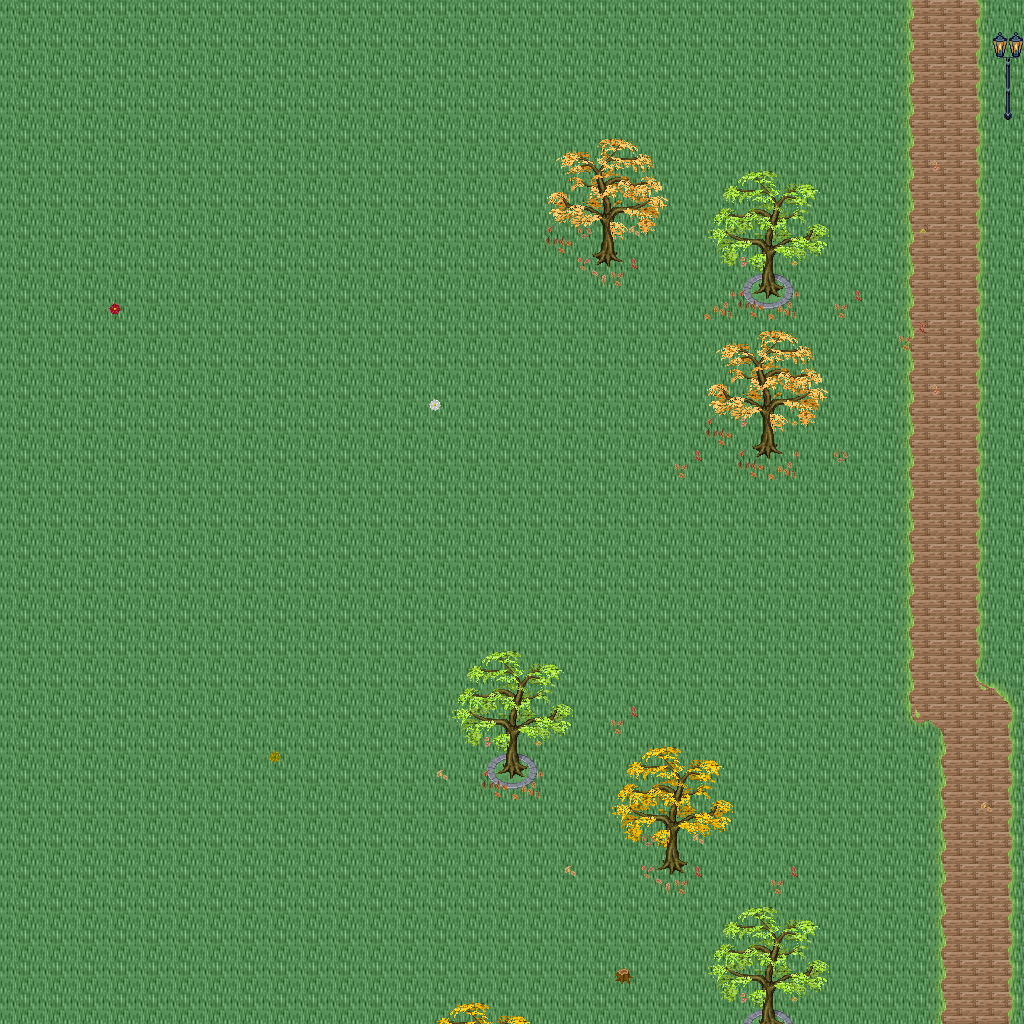

Rendered tile map (Tiled .tmx) drawn with the repository's tilesets; below, a short description and the map source with its tile grids summarised:
An orthogonal 32x32 tile map with 32x32 px tiles, 5 tile layers (Ground, Objects, Objects2, Above, ...), 1 hidden layer not drawn, 32 tilesets.

<map version="1.10" tiledversion="1.11.0" orientation="orthogonal" renderorder="right-down" width="32" height="32" tilewidth="32" tileheight="32" infinite="0" nextlayerid="11" nextobjectid="1">
 <tileset firstgid="1" name="logic_collision" tilewidth="32" tileheight="32" tilecount="1" columns="1">
  <image source="../drawable/logic_collision.png" width="32" height="32" />
 </tileset>
 <tileset firstgid="2" name="ground_ground" tilewidth="32" tileheight="32" tilecount="33" columns="3">
  <image source="../drawable/ground_ground.png" width="96" height="352" />
 </tileset>
 <tileset firstgid="35" name="building_castle" tilewidth="32" tileheight="32" tilecount="320" columns="20">
  <image source="../drawable/building_castle.png" width="640" height="512" />
 </tileset>
 <tileset firstgid="355" name="building_roof_blue" tilewidth="32" tileheight="32" tilecount="20" columns="5">
  <image source="../drawable/building_roof_blue.png" width="160" height="128" />
 </tileset>
 <tileset firstgid="375" name="item_weapon_cannon" tilewidth="32" tileheight="32" tilecount="12" columns="3">
  <image source="../drawable/item_weapon_cannon.png" width="96" height="128" />
 </tileset>
 <tileset firstgid="387" name="ground_stonecircle" tilewidth="32" tileheight="32" tilecount="81" columns="9">
  <image source="../drawable/ground_stonecircle.png" width="288" height="288" />
 </tileset>
 <tileset firstgid="468" name="ground_grass_edges" tilewidth="32" tileheight="32" tilecount="36" columns="12">
  <image source="../drawable/ground_grass_edges.png" width="384" height="96" />
 </tileset>
 <tileset firstgid="504" name="ground_grass_corners" tilewidth="32" tileheight="32" tilecount="24" columns="6">
  <image source="../drawable/ground_grass_corners.png" width="192" height="128" />
 </tileset>
 <tileset firstgid="528" name="plant_tree_fall_trees" tilewidth="32" tileheight="32" tilecount="40" columns="8">
  <image source="../drawable/plant_tree_fall_trees.png" width="256" height="160" />
 </tileset>
 <tileset firstgid="568" name="plant_tree_locust_tree" tilewidth="32" tileheight="32" tilecount="20" columns="4">
  <image source="../drawable/plant_tree_locust_tree.png" width="128" height="160" />
 </tileset>
 <tileset firstgid="588" name="furniture_light_lamp_blue" tilewidth="32" tileheight="32" tilecount="3" columns="1">
  <image source="../drawable/furniture_light_lamp_blue.png" width="32" height="96" />
 </tileset>
 <tileset firstgid="591" name="item_pot_pot_purple" tilewidth="32" tileheight="32" tilecount="1" columns="1">
  <image source="../drawable/item_pot_pot_purple.png" width="32" height="32" />
 </tileset>
 <tileset firstgid="592" name="item_pot_barrel_with_flower" tilewidth="32" tileheight="32" tilecount="2" columns="2">
  <image source="../drawable/item_pot_barrel_with_flower.png" width="64" height="32" />
 </tileset>
 <tileset firstgid="594" name="item_textile_laundry" tilewidth="32" tileheight="32" tilecount="16" columns="4">
  <image source="../drawable/item_textile_laundry.png" width="128" height="128" />
 </tileset>
 <tileset firstgid="610" name="plant_flower_daisy_blue" tilewidth="32" tileheight="32" tilecount="8" columns="2">
  <image source="../drawable/plant_flower_daisy_blue.png" width="64" height="128" />
 </tileset>
 <tileset firstgid="618" name="plant_flower_daisy_red" tilewidth="32" tileheight="32" tilecount="8" columns="2">
  <image source="../drawable/plant_flower_daisy_red.png" width="64" height="128" />
 </tileset>
 <tileset firstgid="626" name="plant_flower_daisy_white" tilewidth="32" tileheight="32" tilecount="8" columns="2">
  <image source="../drawable/plant_flower_daisy_white.png" width="64" height="128" />
 </tileset>
 <tileset firstgid="634" name="plant_flower_daisy_yellow" tilewidth="32" tileheight="32" tilecount="8" columns="2">
  <image source="../drawable/plant_flower_daisy_yellow.png" width="64" height="128" />
 </tileset>
 <tileset firstgid="642" name="light_dim_light_7x5" tilewidth="32" tileheight="32" tilecount="35" columns="7">
  <image source="../drawable/light_dim_light_7x5.png" width="224" height="160" />
 </tileset>
 <tileset firstgid="677" name="plant_stump_small_stump" tilewidth="32" tileheight="32" tilecount="4" columns="2">
  <image source="../drawable/plant_stump_small_stump.png" width="64" height="64" />
 </tileset>
 <tileset firstgid="681" name="plant_stump_stump_pale_purple" tilewidth="32" tileheight="32" tilecount="4" columns="2">
  <image source="../drawable/plant_stump_stump_pale_purple.png" width="64" height="64" />
 </tileset>
 <tileset firstgid="685" name="plant_indoor_small_flowerpots" tilewidth="32" tileheight="32" tilecount="4" columns="2">
  <image source="../drawable/plant_indoor_small_flowerpots.png" width="64" height="64" />
 </tileset>
 <tileset firstgid="689" name="plant_leaves" tilewidth="32" tileheight="32" tilecount="8" columns="4">
  <image source="../drawable/plant_leaves.png" width="128" height="64" />
 </tileset>
 <tileset firstgid="697" name="building_decoration_chimney" tilewidth="32" tileheight="32" tilecount="2" columns="1">
  <image source="../drawable/building_decoration_chimney.png" width="32" height="64" />
 </tileset>
 <tileset firstgid="699" name="building_decoration_orbpedestal" tilewidth="32" tileheight="32" tilecount="2" columns="1">
  <image source="../drawable/building_decoration_orbpedestal.png" width="32" height="64" />
 </tileset>
 <tileset firstgid="701" name="light_light_5x5" tilewidth="32" tileheight="32" tilecount="25" columns="5">
  <image source="../drawable/light_light_5x5.png" width="160" height="160" />
 </tileset>
 <tileset firstgid="726" name="plant_lily_pads" tilewidth="32" tileheight="32" tilecount="2" columns="1">
  <image source="../drawable/plant_lily_pads.png" width="32" height="64" />
 </tileset>
 <tileset firstgid="728" name="ground_ground_3" tilewidth="32" tileheight="32" tilecount="5" columns="5">
  <image source="../drawable/ground_ground_3.png" width="160" height="32" />
 </tileset>
 <tileset firstgid="733" name="building_cottage" tilewidth="32" tileheight="32" tilecount="256" columns="16">
  <image source="../drawable/building_cottage.png" width="512" height="512" />
 </tileset>
 <tileset firstgid="989" name="building_roof_thatched_roof" tilewidth="32" tileheight="32" tilecount="256" columns="16">
  <image source="../drawable/building_roof_thatched_roof.png" width="512" height="512" />
 </tileset>
 <tileset firstgid="1245" name="building_window_windows" tilewidth="32" tileheight="32" tilecount="256" columns="16">
  <image source="../drawable/building_window_windows.png" width="512" height="512" />
 </tileset>
 <tileset firstgid="1501" name="building_door_doors" tilewidth="32" tileheight="32" tilecount="256" columns="16">
  <image source="../drawable/building_door_doors.png" width="512" height="512" />
 </tileset>
 <layer id="1" name="Ground" width="32" height="32">
  <data>[1024 cells, 1024 non-empty, 2 distinct tile ids]</data>
 </layer>
 <layer id="2" name="Objects" width="32" height="32">
  <data>[1024 cells, 80 non-empty, 16 distinct tile ids]</data>
 </layer>
 <layer id="3" name="Objects2" width="32" height="32">
  <data>[1024 cells, 38 non-empty, 9 distinct tile ids]</data>
 </layer>
 <layer id="4" name="Above" width="32" height="32">
  <data>[1024 cells, 102 non-empty, 50 distinct tile ids]</data>
 </layer>
 <layer id="5" name="Above2" width="32" height="32">
  <data>[1024 cells, 0 non-empty, 0 distinct tile ids]</data>
 </layer>
 <layer id="6" name="Walkable" width="32" height="32" visible="0">
  <data>[1024 cells, 18 non-empty, 1 distinct tile ids]</data>
 </layer>
 <objectgroup id="7" name="Mapevents" />
 <objectgroup id="8" name="Spawn" />
 <objectgroup id="9" name="Keys" />
 <objectgroup id="10" name="Replace" />
</map>
